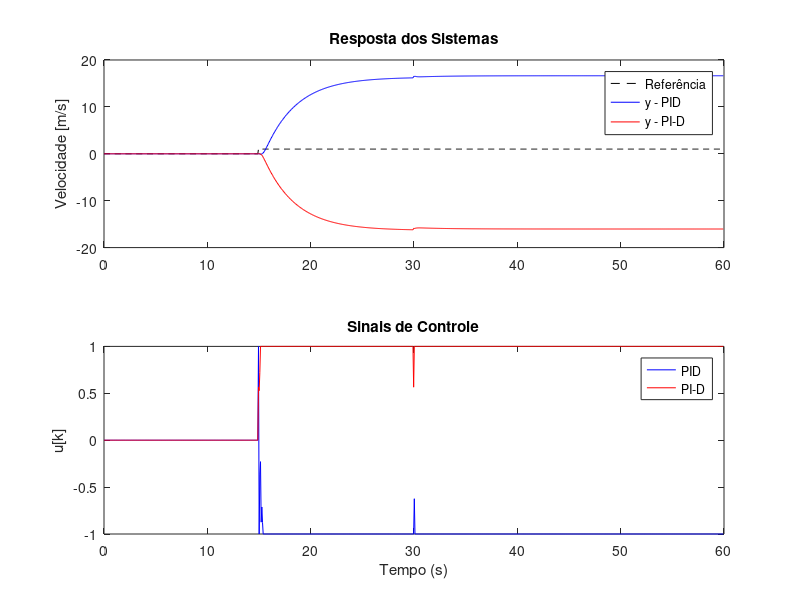

MATLAB code for this plot:
%% Atividade A1: Estudo de caso para o controle de velocidade longitudinal de um quadricóptero.
clear all; close all; clc;

%% Setup
% Carregando os coeficientes do modelo de 3ª ordem
load('sys_mod02.mat');
Ts = model.Ts;
Az = model.Az; a1 = Az(2); a2 = Az(3); a3 = Az(4);
Bz = model.Bz; b0 = Bz(2); b1 = Bz(3); b2 = Bz(4); 

% Carregando os valores de kp, ki e kd
load('control_pid.mat');
kp = control.kp;  ki = control.ki; kd = control.kd;

% Aproximação Backward Difference
s0 = kp +ki*Ts +kd/Ts; s1 = -kp -2*kd/Ts; s2 = kd/Ts;

% Configurações
tfinal = 60; % em segundos
N = round( tfinal/Ts ); % numero total de amostras

% Sinal de referencia (degrau unitario)
r = zeros(N,1); r(round(N/4):end)=1; 

% Condições iniciais e inicializacao
ym1 = zeros(N,1); ym2 = zeros(N,1);
um1 = zeros(N,1); um2 = zeros(N,1);
for k = 1:3
    r(k) = 0; ym1(k) = 0; um1(k) = 0;  
end

%% Perturbação de carga: 30% da referência
pert = zeros(N,1);
pert(round(30/Ts):end) = 0.3 * r(end); % comente essa linha para simular sem a perturbação

%% Simulacao
for k = 4:N
    % Planta
    ym1(k) = -a1*ym1(k-1) -a2*ym1(k-2) -a3*ym1(k-3) +b0*um1(k-1) +b1*um1(k-2) +b2*um1(k-3) + ...
        pert(k) + a1*pert(k-1) + a2*pert(k-2) +a3*pert(k-3) ;  
    ym2(k) = -a1*ym2(k-1) -a2*ym2(k-2) -a3*ym2(k-3) +b0*um2(k-1) +b1*um2(k-2) +b2*um2(k-3) + ...
        pert(k) + a1*pert(k-1) + a2*pert(k-2) + a3*pert(k-3) ;

    % Calcular o sinal de controle do PID
    um1(k) = um1(k-1) + s0*(r(k)-ym1(k)) + s1*(r(k-1)-ym1(k-1)) + s2*(r(k-2)-ym1(k-2));

    % Calculo do sinal de controle do PI-D
    um2(k) = um2(k-1) +(kp + ki*Ts)*r(k) -kp*r(k-1) - s0*ym2(k) - s1*ym2(k-1) - s2*ym2(k-2);
    
    % Limitando o sinal de controle 
    if um1(k) <= -1
        um1(k) = -1;
    elseif um1(k) >= 1
        um1(k) = 1;
    end

    if um2(k) <= -1
        um2(k) = -1;
    elseif um2(k) >= 1
        um2(k) = 1;
    end
end

%% Analise do desempenho
% Erro
erro1 = r - ym1; erro2 = r - ym2;

% Integral of Squared Error 
ISE1 = sum(erro1.^2);    ISE2 = sum(erro2.^2);

% Normalized Mean Squared Error
NMSE1 = sum(erro1.^2) / sum(r.^2);  NMSE2 = sum(erro2.^2) / sum(r.^2);

% Energia e potência do sinal de controle
e_u1 = sum(um1.^2); e_u2 = sum(um2.^2);
pot_u1 = e_u1 / N;  pot_u2 = e_u2 / N;

fprintf('\n=== Avaliação dos Índices ===\n');
fprintf('Controlador PID:    ISE = %.2f, NMSE = %.2f, Energia = %.2f, Potência = %.2f\n', ISE1, NMSE1, e_u1, pot_u1);
fprintf('Controlador PI-D:   ISE = %.2f, NMSE = %.2f, Energia = %.2f, Potência = %.2f\n', ISE2, NMSE2, e_u2, pot_u2);

%% Plots
figure;
subplot(2,1,1);
plot((0:N-1)*Ts, r, '--k', (0:N-1)*Ts, ym1, 'b', (0:N-1)*Ts, ym2, 'r');
legend('Referência', 'y - PID', 'y - PI-D');
ylabel('Velocidade [m/s]'); title('Resposta dos Sistemas');

subplot(2,1,2);
plot((0:N-1)*Ts, um1, 'b', (0:N-1)*Ts, um2, 'r');
legend('PID', 'PI-D');
xlabel('Tempo (s)'); ylabel('u[k]'); title('Sinais de Controle');

